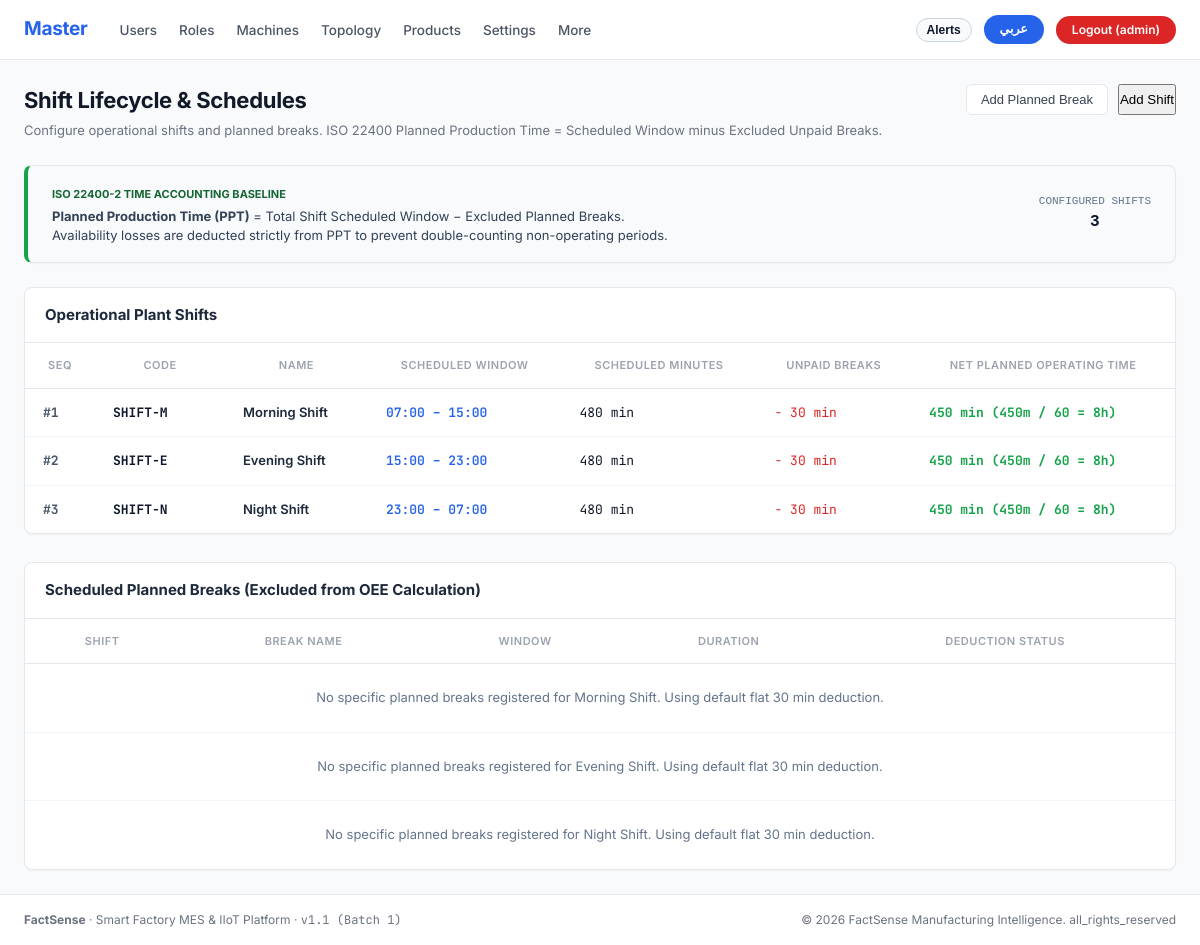
The app's page /masterdata/shifts/ (signed in), older data.
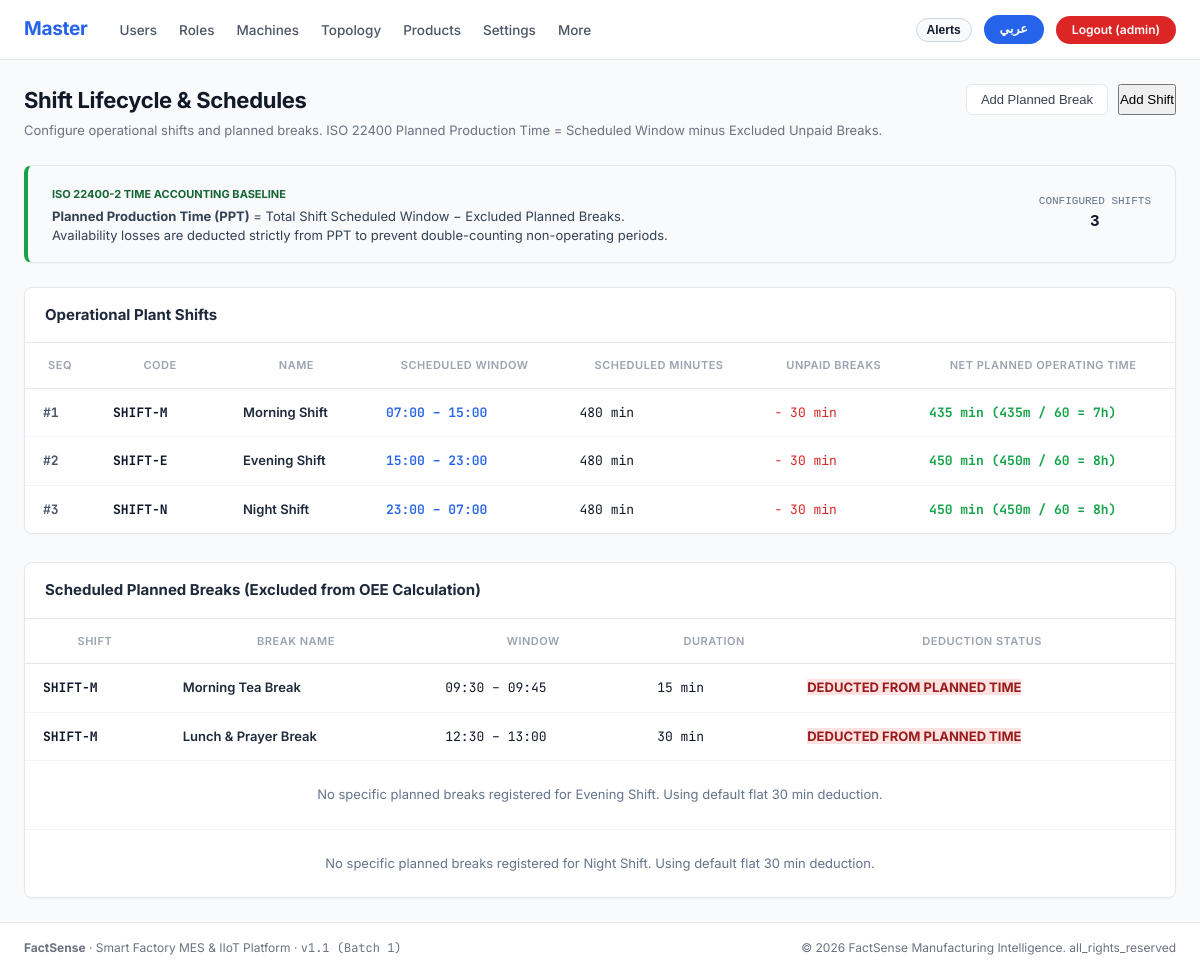
The same page, newer data.
### apps/masterdata/models.py (models this page shows, shortened)
class Shift(models.Model):
    id = models.UUIDField(primary_key=True, default=uuid.uuid4, editable=False)
    factory = models.ForeignKey(Factory, on_delete=models.CASCADE, related_name='shifts')
    code = models.CharField(max_length=50)
    name = models.CharField(max_length=100)
    name_ar = models.CharField(max_length=100, blank=True)
    start_time = models.TimeField()
    end_time = models.TimeField()
    unpaid_break_minutes = models.PositiveIntegerField(default=30)
    sequence = models.PositiveIntegerField(default=1)
    class Meta:
        ordering = ['sequence', 'start_time']
        unique_together = ('factory', 'code')
    @property
    def total_scheduled_minutes(self):
        from datetime import datetime, date
        dummy = date(2000, 1, 1)
        dt_start = datetime.combine(dummy, self.start_time)
        dt_end = datetime.combine(dummy, self.end_time)
        if dt_end <= dt_start:
            dt_end = datetime.combine(date(2000, 1, 2), self.end_time)
        return int((dt_end - dt_start).total_seconds() / 60)
    @property
    def planned_operating_minutes(self):
        total = self.total_scheduled_minutes
        if hasattr(self, 'breaks') and self.breaks.filter(is_unpaid=True).exists():
            unpaid = sum(b.duration_minutes for b in self.breaks.filter(is_unpaid=True))
        else:
            unpaid = self.unpaid_break_minutes or 0
        return max(0, total - unpaid)

class PlannedBreak(models.Model):
    id = models.UUIDField(primary_key=True, default=uuid.uuid4, editable=False)
    shift = models.ForeignKey(Shift, on_delete=models.CASCADE, related_name='breaks')
    name = models.CharField(max_length=100)
    name_ar = models.CharField(max_length=100, blank=True)
    start_time = models.TimeField()
    end_time = models.TimeField()
    duration_minutes = models.PositiveIntegerField(default=15)
    is_unpaid = models.BooleanField(default=True, help_text='If True, deducted from planned production time')
    class Meta:
        ordering = ['start_time']

### apps/masterdata/views.py (the view)
# urls.py: path('shifts/', views.shifts_list_view, name='shifts_list'),
@role_required('supervisor', 'planner', 'admin', 'manager')
def shifts_list_view(request):
    factories = Factory.objects.all()
    shifts_qs = Shift.objects.prefetch_related('breaks').select_related('factory').all().order_by('sequence', 'start_time')
    can_edit = request.active_role in ['planner', 'admin', 'supervisor']
    context = {
        'shifts': shifts_qs,
        'factories': factories,
        'can_edit': can_edit,
        'total_shifts': shifts_qs.count(),
    }
    return render(request, 'masterdata/shifts.html', context)

### apps/accounts/context_processors.py (called while the page is built)
def branding_context(request):
    return {
        'BRAND_NAME': 'FactSense',
        'BRAND_TAGLINE': 'Smart Factory MES & IIoT Platform',
        'APP_VERSION': 'v1.1 (Batch 1)',
        'CURRENT_YEAR': 2026,
    }

### apps/accounts/navigation.py (called while the page is built)
def get_navigation_for_role(role_code, current_path='', lang='en'):
    items = ROLE_NAV_CONFIG.get(role_code, [])
    primary_links = []
    more_links = []
    for label_key, url_name, is_more in items:
        try:
            url = reverse(url_name)
        except Exception:
            url = f"/{url_name}/"
        label = get_translation(label_key, lang=lang)
        is_active = (current_path == url or (url != '/' and current_path.startswith(url)))
        link_item = {
            'label': label,
            'url_name': url_name,
            'url': url,
            'is_active': is_active,
        }
        if is_more:
            more_links.append(link_item)
        else:
            primary_links.append(link_item)
    return {
        'primary': primary_links,
        'more': more_links,
        'has_more': len(more_links) > 0,
    }

### apps/accounts/translations.py (called while the page is built)
    def __getitem__(self, key):
        return get_translation(key, lang=self.lang)

### templates/masterdata/shifts.html (shortened to what the changed rows need)
{% extends 'base.html' %}
{% load static i18n %}
{% block content %}
<div class="fs-content-container">
  <div class="fs-page-header">
    <div>
      <h1 class="fs-page-title">
        {% if is_rtl %}إدارة الورديات وفترات التوقف المخططة{% else %}Shift Lifecycle & Schedules{% endif %}
      </h1>
    </div>
  </div>
  <div class="fs-table-card" style="margin-bottom: 28px;">
    <div style="padding: 16px 20px; border-bottom: 1px solid #E5E7EB;">
      <h2 style="font-size: 15px; font-weight: 700; color: #1E293B;">
        {% if is_rtl %}الورديات التشغيلية للمصنع{% else %}Operational Plant Shifts{% endif %}
      </h2>
    </div>
    <div style="overflow-x: auto;">
      <table class="fs-table">
        <thead>
          <tr>
            <th style="width: 70px;">SEQ</th>
            <th style="width: 130px;">CODE</th>
            <th>NAME</th>
            <th>SCHEDULED WINDOW</th>
            <th>SCHEDULED MINUTES</th>
            <th>UNPAID BREAKS</th>
            <th>NET PLANNED OPERATING TIME</th>
          </tr>
        </thead>
        <tbody>
          {% for s in shifts %}
            <tr>
              <td class="font-mono" style="font-weight: 700; color: #475569;">#{{ s.sequence }}</td>
              <td class="font-mono" style="font-weight: 700; color: #0F172A;">{{ s.code }}</td>
              <td>
                <div style="font-weight: 600; color: #1E293B;">
                  {% if is_rtl and s.name_ar %}{{ s.name_ar }}{% else %}{{ s.name }}{% endif %}
                </div>
              </td>
              <td class="font-mono" style="font-weight: 600; color: #2563EB;">
                {{ s.start_time|time:"H:i" }} &ndash; {{ s.end_time|time:"H:i" }}
              </td>
              <td class="font-mono">{{ s.total_scheduled_minutes }} min</td>
              <td class="font-mono" style="color: #DC2626;">&minus; {{ s.unpaid_break_minutes }} min</td>
              <td class="font-mono" style="font-weight: 700; color: #16A34A;">
                {{ s.planned_operating_minutes }} min ({{ s.planned_operating_minutes|floatformat:0 }}m / 60 = {% widthratio s.planned_operating_minutes 60 1 %}h)
              </td>
            </tr>
          {% empty %}
            <tr>
              <td colspan="7" style="text-align: center; padding: 36px; color: #64748B;">
                No shifts configured. Click "Add Shift" to configure plant operating windows.
              </td>
            </tr>
          {% endfor %}
        </tbody>
      </table>
    </div>
  </div>
  <div class="fs-table-card">
    <div style="padding: 16px 20px; border-bottom: 1px solid #E5E7EB;">
      <h2 style="font-size: 15px; font-weight: 700; color: #1E293B;">
        {% if is_rtl %}تفاصيل الاستراحات المخططة المعفاة من OEE{% else %}Scheduled Planned Breaks (Excluded from OEE Calculation){% endif %}
      </h2>
    </div>
    <div style="overflow-x: auto;">
      <table class="fs-table">
        <thead>
          <tr>
            <th>SHIFT</th>
            <th>BREAK NAME</th>
            <th>WINDOW</th>
            <th>DURATION</th>
            <th>DEDUCTION STATUS</th>
          </tr>
        </thead>
        <tbody>
          {% for s in shifts %}
            {% for b in s.breaks.all %}
              <tr>
                <td class="font-mono" style="font-weight: 700; color: #0F172A;">{{ s.code }}</td>
                <td style="font-weight: 600; color: #1E293B;">
                  {% if is_rtl and b.name_ar %}{{ b.name_ar }}{% else %}{{ b.name }}{% endif %}
                </td>
                <td class="font-mono">{{ b.start_time|time:"H:i" }} &ndash; {{ b.end_time|time:"H:i" }}</td>
                <td class="font-mono">{{ b.duration_minutes }} min</td>
                <td>
                  {% if b.is_unpaid %}
                    <span class="fs-role-tag" style="background: #FEE2E2; color: #991B1B; font-weight: 700;">
                      DEDUCTED FROM PLANNED TIME
                    </span>
                  {% else %}
                    <span class="fs-role-tag" style="background: #E2E8F0; color: #475569;">
                      PAID / INCLUDED IN TIME
                    </span>
                  {% endif %}
                </td>
              </tr>
            {% empty %}
              <tr>
                <td colspan="5" style="text-align: center; padding: 24px; color: #64748B;">
                  No specific planned breaks registered for {{ s.name }}. Using default flat {{ s.unpaid_break_minutes }} min deduction.
                </td>
              </tr>
            {% endfor %}
          {% endfor %}
        </tbody>
      </table>
    </div>
  </div>
</div>
{% endblock %}

### templates/components/navbar.html (shortened to what this page needs)
{% load static i18n %}
<header class="fs-navbar">
  <div class="fs-navbar-container">
    <div class="fs-navbar-left">
      <a href="{% url 'role_landing' %}" class="fs-brand-title">
        {% if active_role == 'planner' or active_role == 'admin' %}
          Master
        {% elif is_rtl and active_role_obj.name_ar %}
          {{ active_role_obj.name_ar }}
        {% else %}
          {{ active_role_obj.name|default:'FactSense' }}
        {% endif %}
      </a>
      <nav aria-label="Main Navigation">
        <ul class="fs-nav-links">
          {% if nav %}
            {% for item in nav.primary %}
              <li>
                <a href="{{ item.url }}" class="fs-nav-link {% if item.is_active %}active{% endif %}">
                  {{ item.label }}
                </a>
              </li>
            {% endfor %}
            {% if nav.has_more %}
              <li class="fs-dropdown">
                <a href="javascript:void(0)" class="fs-nav-link">
                  {% trans "More" %}
                </a>
              </li>
            {% endif %}
          {% endif %}
        </ul>
      </nav>
    </div>
    <div class="fs-navbar-right">
      {% if request.user.is_authenticated %}
        <button type="button" class="fs-pill-lang" onclick="toggleNotificationDrawer()" title="{% trans 'Real-Time Alerts Drawer' %}" style="background-color: #F8FAFC; color: #0F172A; border: 1px solid #CBD5E1; cursor: pointer; display: inline-flex; align-items: center; gap: 6px; padding: 4px 10px;">
          <span style="font-weight: 700; font-size: 12px;">{% trans "Alerts" %}</span>
        </button>
      {% endif %}
      {% if lang == 'ar' %}
        <a href="{% url 'set_language' %}?lang=en" class="fs-pill-lang" title="Switch to English">
          EN
        </a>
      {% else %}
        <a href="{% url 'set_language' %}?lang=ar" class="fs-pill-lang" title="التحويل إلى العربية">
          عربي
        </a>
      {% endif %}
      {% if request.user.is_authenticated %}
        <div class="fs-role-switch-wrap">
          <a href="{% url 'logout' %}" class="fs-pill-logout" title="{% trans 'Sign Out' %}">
            {% trans "Logout" %} ({{ active_role|default:'user' }})
          </a>
        </div>
      {% else %}
        <a href="{% url 'login' %}" class="fs-pill-logout" style="background-color: #2563EB;">
          {% trans "Sign In" %}
        </a>
      {% endif %}
    </div>
  </div>
</header>

Row changes from the older to the newer data that the page shows:
no longer on one of the page's lists (row unchanged): Shift: name "Morning Shift", unpaid_break_minutes "30"
computed for Shift "SHIFT-M": planned_operating_minutes "450" → "435"; start_time+end_time+id "8" → "7"
added PlannedBreak: {{ s.code }} "SHIFT-M", name "Morning Tea Break", start_time "09:30", end_time "09:45", duration_minutes "15", is_unpaid "DEDUCTED FROM PLANNED TIME", shown under Shift "SHIFT-M"
added PlannedBreak: {{ s.code }} "SHIFT-M", name "Lunch & Prayer Break", start_time "12:30", end_time "13:00", duration_minutes "30", is_unpaid "DEDUCTED FROM PLANNED TIME", shown under Shift "SHIFT-M"
